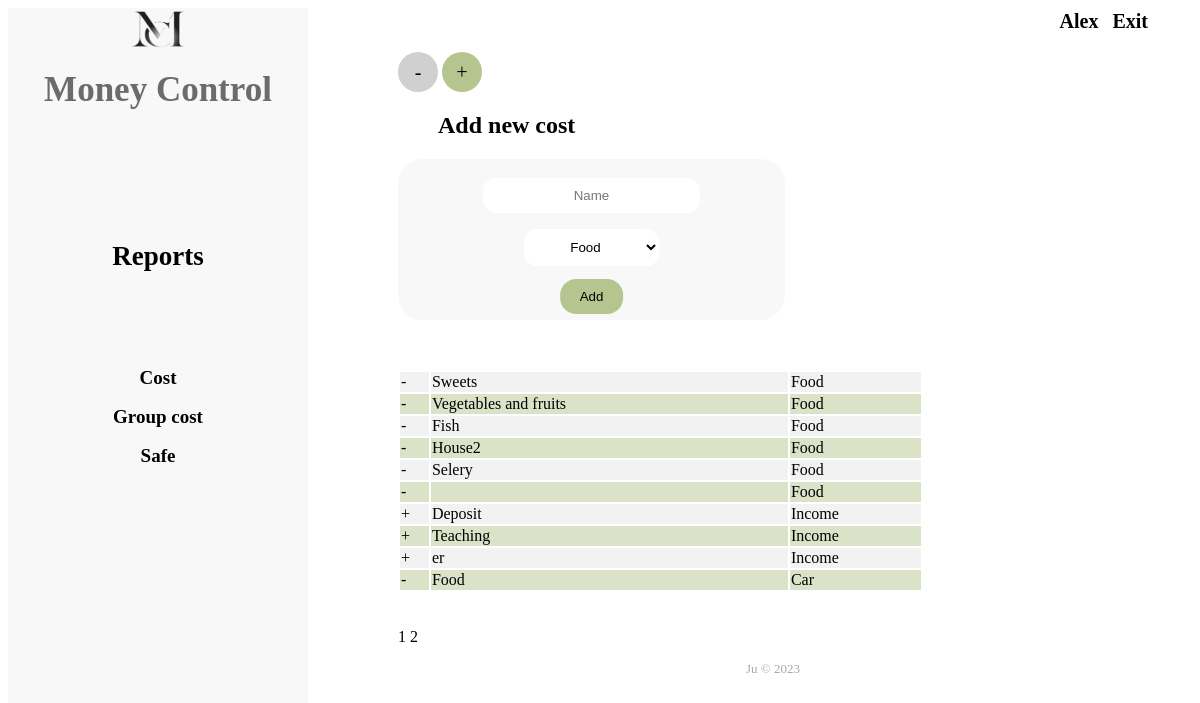
Page /operations/cost/ (signed in) on the committed database.
### operations/models.py (models this page shows, shortened)
class Cost(models.Model):
    name = models.CharField(max_length=100)
    cost_group_id = models.ForeignKey(CostGroup, on_delete=models.CASCADE)
    user_id = models.IntegerField()

class CostGroup(models.Model):
    TYPE_GROUP = [(0, 'expense'), (1, 'income')]
    name = models.CharField(max_length=100)
    type_group = models.IntegerField(choices=TYPE_GROUP, default=0)
    user_id = models.IntegerField()

### operations/views.py (the view, shortened to what this page needs)
# urls.py: path('cost/', operations.views.create_cost),
def create_cost(request):
    user_name = request.user.username
    get_user_cost_groups = CostGroup.objects.filter(user_id=request.user.pk)
    user_costs = Cost.objects.filter(user_id=request.user.pk).order_by('cost_group_id')
    pages = Paginator(user_costs, 10)
    page_number = request.GET.get('page')
    page_obj = pages.get_page(page_number)
    context = {'get_user_cost_groups': get_user_cost_groups, 'page_obj': page_obj, 'user_name': user_name}
    return render(request, 'create_cost.html', context)

### templates/create_cost.html (shortened to what this page needs)
<!DOCTYPE html>
<html lang="en">
<head>
  {% load static %}
   <link rel="stylesheet" href="{% static 'css/operations_costs.css'%}">
</head>
<body>
    <div class="wrapper">
        <aside class="sidebar">
            <div class="company">
                {% load static %}
                <a href="/user/home/"><img class='logo-comp' src="{% static 'img/logo2.png' %}" alt="logo"></a>
                <h1 class="app"><a class="link-main" href="/user/home/">Money Control</a></h1>
            </div>
            <div class="reports">
                <a class="active-link-reports" href="/reports/">Reports</a>
            </div>
            <div class="links">
                <a class="active-link" href="/operations/cost/">Cost</a>
            </div>
            <div class="links">
                <a class="active-link" href="/operations/group_cost/">Group cost</a>
            </div>
            <div class="links">
                <a class="active-link" href="/operations/safe/">Safe</a>
            </div>
        </aside>
        <div class="mein-content">
            <div class="header-right">
                <ul class="heager-list">
                    <li class="header-item"><span class="username">{{ user_name }}</span></li>
                    <li class='header-item'><a class="header-link" href="/user/logout/">Exit</a></li>
                </ul>
            </div>
            <div class="changeable-content">
                <form action="/operations/cost/" method="post">{% csrf_token %}
                    <a class="btn-minus" href="/operations/expense/">-</a>
                    <a class="btn-plus" href="/operations/income/">+</a>
                    <h2 class="title">Add new cost </h2>
                    <div class="new-cost-group">
                        <input class="box" type="text" name="name" placeholder="Name">
                        <select class="box" name="cost_group_id">
                            {% for group in get_user_cost_groups %}
                            <option value="{{group.id}}">{{group.name}}</option>
                            {% endfor %}
                        </select>
                        <input class="button" type="submit" value="Add">
                    </div>
                    <table style="width:70%">
                        {% for cost in page_obj %}
                        <tr>
                            <td><a class="tbl-link" href="/operations/cost/{{cost.id}}/">{% if cost.cost_group_id.type_group == 0 %}-{% else %}+{% endif %}</a></td>
                            <td><a class="tbl-link" href="/operations/cost/{{cost.id}}/">{{ cost.name }}</a></td>
                            <td><a class="tbl-link" href="/operations/cost/{{cost.id}}/">{{ cost.cost_group_id.name }}</a></td>
                        </tr>
                        {% endfor %}
                    </table>
                    <br>
                    <br>
                     {% include "pagination.html" %}
                </form>
                <footer>
                    <p class="copyright">Ju © 2023</p>
                </footer>
            </div>
        </div>
    </div>
</body>
</html>

### templates/pagination.html (shortened to what this page needs)
<div>
{% for i in page_obj.paginator.page_range %}
  {% if page_obj.number == i %}
    <a class="page" href="#">{{ i }} </a>
  {% else %}
    <a class="page" href="?page={{ i }}">{{ i }}</a>
  {% endif %}
{% endfor %}
</div>

### static/css/operations_costs.css (style rules this page uses)
.wrapper { display: flex; flex-direction: row; background: #FFFFFF; margin: auto; }
.logo-comp { width: 55px; height: 40px; }
.mein-content { padding-left: 40px; padding-bottom: 40px; padding-right: 30px; padding-top: 5px; width: 800px; }
.sidebar { background: #f8f8f8; width: 300px; height: 770px; }
.app { color: #6b6b6b; font-style: normal; font-weight: 700; font-size: 35px; line-height: 17px; }
.active-link { color: black; text-decoration: none; font-style: normal; font-weight: 700; font-size: 19px; line-height: 17px; }
.active-link-reports { color: black; text-decoration: none; font-style: normal; font-weight: 700; font-size: 27px; line-height: 17px; }
.company { margin-bottom: 150px; text-align: center; }
.reports { margin-bottom: 100px; text-align: center; }
.links { margin-bottom: 20px; text-align: center; }
.link-main { text-decoration: none; color: #6b6b6b; }
.header-right { margin-bottom: 20px; float: none; }
.header-item { display: inline; margin-left: 10px; }
.header-link { color: black; text-decoration: none; font-style: normal; font-weight: 700; font-size: 20px; line-height: 17px; }
.heager-list { list-style: none; margin: 0; padding-left: 0; overflow: hidden; display: block; text-align: right; }
.username { color: black; font-style: normal; font-weight: 700; font-size: 20px; line-height: 17px; }
.changeable-content { margin-top: 1%; padding-left: 50px; }
.new-cost-group { background-color: #f8f8f8; border: 6px solid #f8f8f8; border-radius: 25px; margin-bottom: 50px; width: 50%; }
.box { background-color: white; border: solid #f8f8f8; color: black; padding: 10px 20px; text-align: center; display: block; cursor: pointer; border-radius: 16px; margin-top: 10px; margin-bottom: 10px; margin-left: auto; margin-right: auto; }
.button { background-color: #b6c590; border: none; color: black; padding: 10px 20px; text-align: center; position: relative; left: 50%; transform: translate(-50%, 0); cursor: pointer; border-radius: 16px; }
.copyright { margin-top: 15px; text-align: center; font-size: 13px; color: #aaa; margin-bottom: 0; }
.title { padding-left: 40px; }

### templates/create_cost.html (style rules this page uses)
tr:nth-child(even) { background-color: rgb(182, 197, 144, 0.5); }
tr:nth-child(odd) { background-color: #f2f2f2 }
.tbl-link { color: black; text-decoration: none; }
.btn-minus, .btn-plus { display:inline-block; width: 40px; height: 40px; background-color: #d0d0d0; border-radius: 50%; color: black; font-size: 20px; line-height: 40px; text-align: center; text-decoration: none; }
.btn-plus { background-color: #b6c590; left: 110%; top: 27%; }

### templates/pagination.html (style rules this page uses)
.page { text-decoration: none; color: black; font-size: 16px; }

### rows in the picture
Cost: name "Sweets", cost_group_id.name "Food"
Cost: name "Vegetables and fruits", cost_group_id.name "Food"
Cost: name "Fish", cost_group_id.name "Food"
Cost: name "House2", cost_group_id.name "Food"
Cost: name "Selery", cost_group_id.name "Food"
Cost: cost_group_id.name "Food"
Cost: name "Deposit", cost_group_id.name "Income"
Cost: name "Teaching", cost_group_id.name "Income"
Cost: name "er", cost_group_id.name "Income"
Cost: name "Food", cost_group_id.name "Car"

### other values in the picture
{{ user_name }} "Alex"
{{ i }} "1"
{{ i }} "2"
form field cost_group_id "Food"
